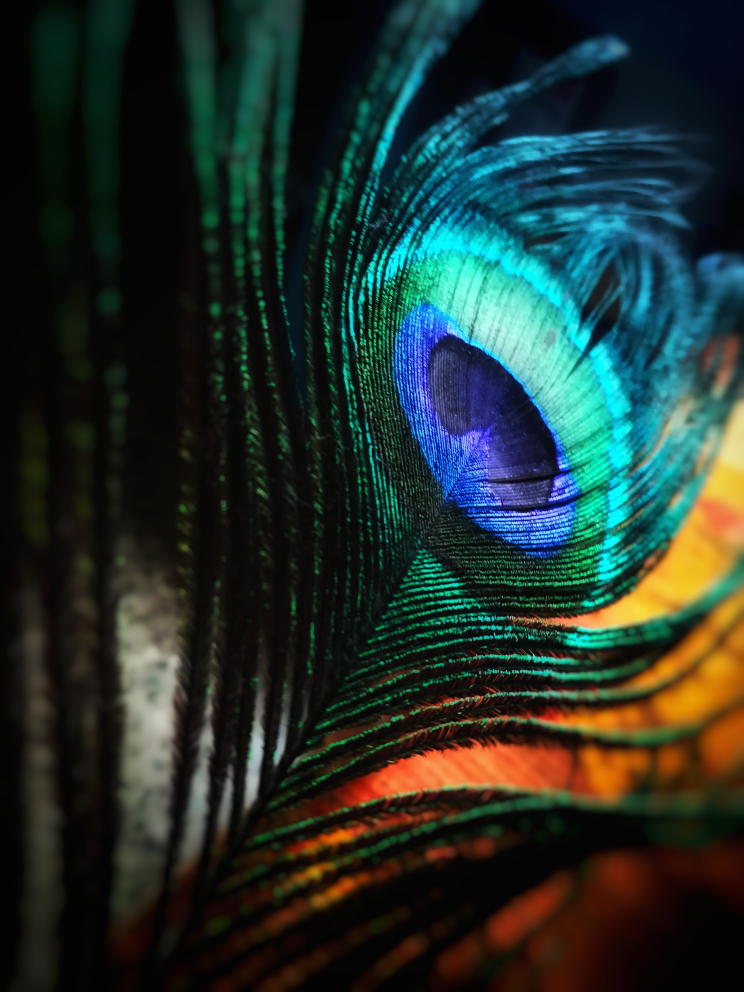
#> input picture Open_CV Training/img.jpg, 2976 x 3968 px (shown at 1/4 size)
$ jupyter execute Open_CV.ipynb
#> lines starting #> are read from the running program, lines starting #| are printed output that depends on the picture
[cell 1]
import cv2 as cv
import numpy as np
import matplotlib.pyplot as plt

[cell 2]
# Reading Image
img = cv.imread("img.jpg")
#> img is the input picture: shape (3968, 2976, 3); mean B, G, R 43.8, 49.1, 34.4

[cell 3]
#Ploting Image using matplotlib

fig,axs = plt.subplots(1,3, figsize=(10,4) )
axs[0].imshow(img)
axs[1].imshow(cv.cvtColor(img, cv.COLOR_BGR2RGB))
axs[2].imshow(cv.cvtColor(img, cv.COLOR_BGR2GRAY),cmap = 'gray')
plt.show()
#> figure, not shown here; B, G, R data is drawn as R, G, B

[cell 4]
img.shape
#> Out = (3968, 2976, 3)

[cell 5]
# Drawing on Images

blank = np.zeros((500,500), dtype = 'uint8' )
rect = cv.rectangle(blank.copy(),(100,100),(400,400),(256),2)
circ = cv.circle(blank.copy(),(blank.shape[1]//2,blank.shape[0]//2),150,(256),2)

fig,axs = plt.subplots(1,3,figsize=(12,4))
axs[0].imshow(blank, cmap = "gray")
axs[1].imshow(rect, cmap = "gray")
axs[2].imshow(circ, cmap = "gray")

[cell 6]
# Basic Image Transformation

# Function to Translate
def translate(img,tx,ty):
  M = np.float32([[1, 0, tx], [0, 1, ty]])
  return cv.warpAffine(img,M,(img.shape[1]+tx,img.shape[0]))

# Function to Rotation
def rotate(img,theta,center=None):
  (height,width) = img.shape[:2]
  if center is None:
    center = (width//2, height//2)
  M = cv.getRotationMatrix2D(center = center, angle=theta, scale=1)
  return cv.warpAffine(img,M,(width,height))

# Function to Resize Image
def resize(img,size):
  return cv.resize(img,size,interpolation = cv.INTER_AREA)

# Function to Flip Image (arg = 1: Horizontal flip, arg = 0:bVertical Flip, arg = -1: Vertical and Horizontal)
def flip(img,arg):
  return cv.flip(img,arg)

[cell 7]
# Color Channels (Spliting Images to its Components)

b,g,r = cv.split(img)

blank = np.zeros(img.shape[:2],dtype="uint8")

b = cv.merge([b,blank,blank])
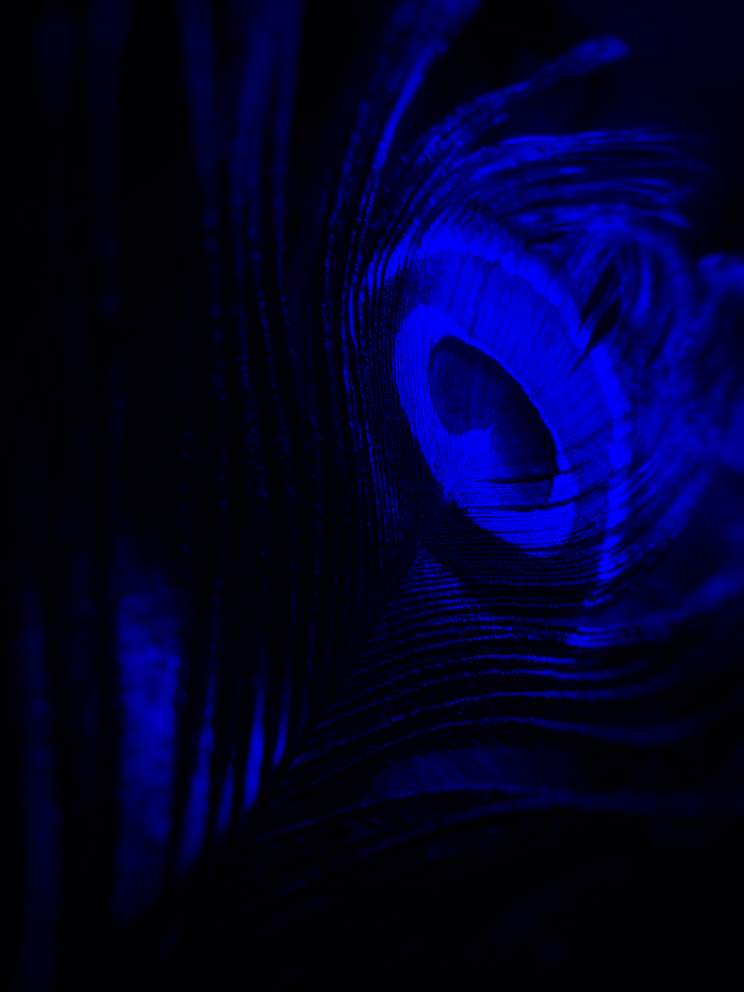
#> b: shape (3968, 2976, 3) (shown at 1/4 size); mean of channels 0, 1, 2 43.8, 0, 0; drawn as B, G, R
g = cv.merge([blank,g,blank])
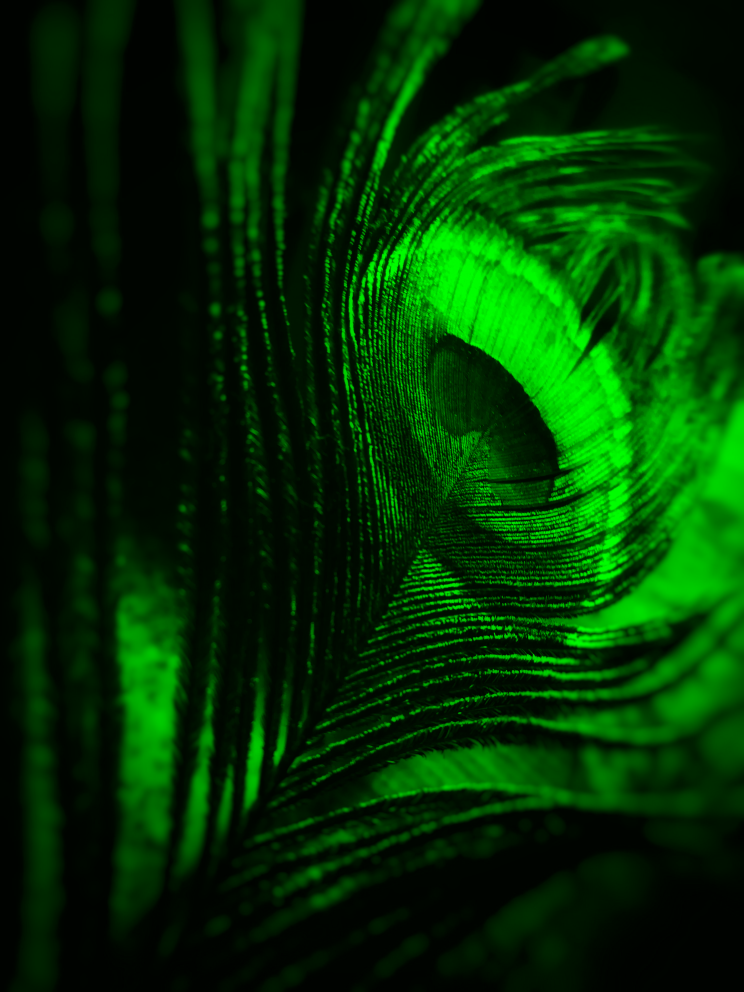
#> g: shape (3968, 2976, 3) (shown at 1/4 size); mean of channels 0, 1, 2 0, 49.1, 0; drawn as B, G, R
r = cv.merge([blank,blank,r])
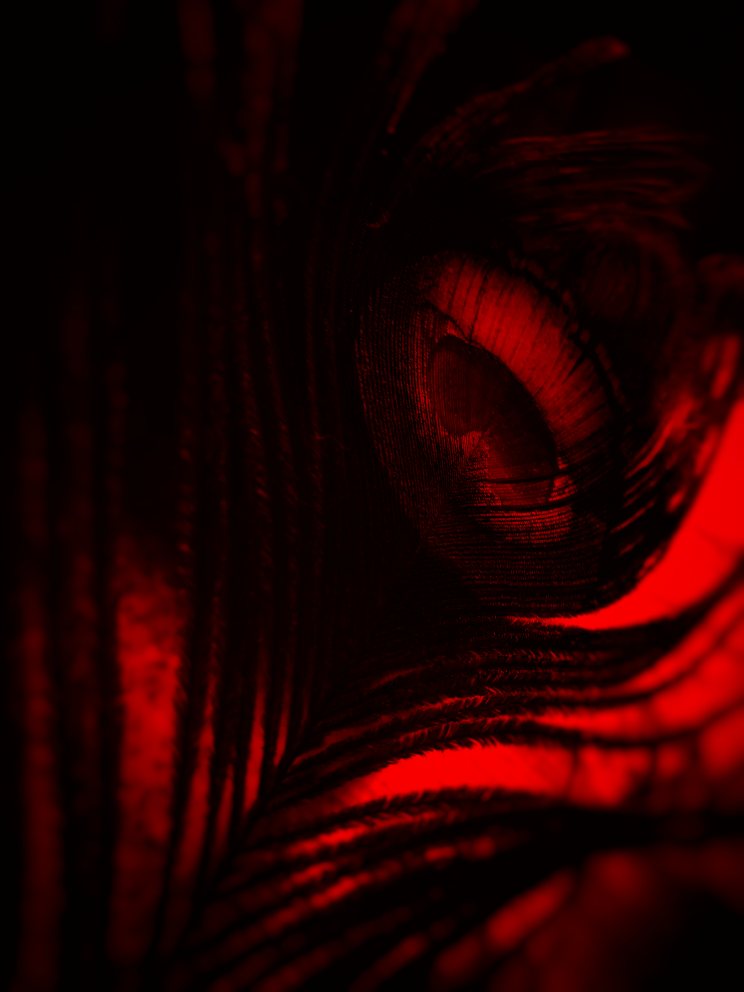
#> r: shape (3968, 2976, 3) (shown at 1/4 size); mean of channels 0, 1, 2 0, 0, 34.4; drawn as B, G, R

fig,axs = plt.subplots(1,4,figsize=(14,4))

axs[0].imshow(cv.cvtColor(img,cv.COLOR_BGR2RGB))
axs[1].imshow(cv.cvtColor(b,cv.COLOR_BGR2RGB))
axs[2].imshow(cv.cvtColor(g,cv.COLOR_BGR2RGB))
axs[3].imshow(cv.cvtColor(r,cv.COLOR_BGR2RGB))
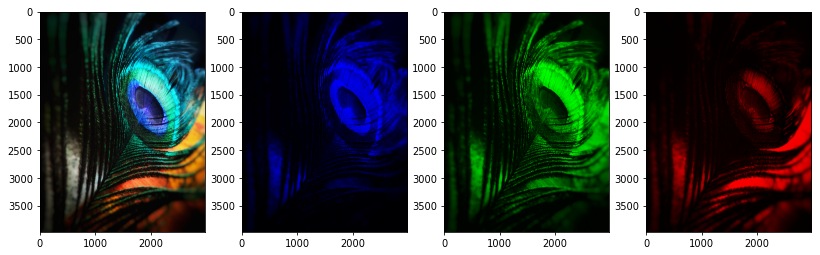
#> figure drawn by matplotlib, 4 panels

[cell 8]
# Blurinig

gray = cv.cvtColor(img,cv.COLOR_BGR2GRAY)

# Average Bluring
avg_blur = cv.blur(gray,(99,99))

# Gaussian Bluring
gauss_blur = cv.GaussianBlur(gray,(99,99),0)

# Median Bluring
median_blur = cv.medianBlur(gray,99)
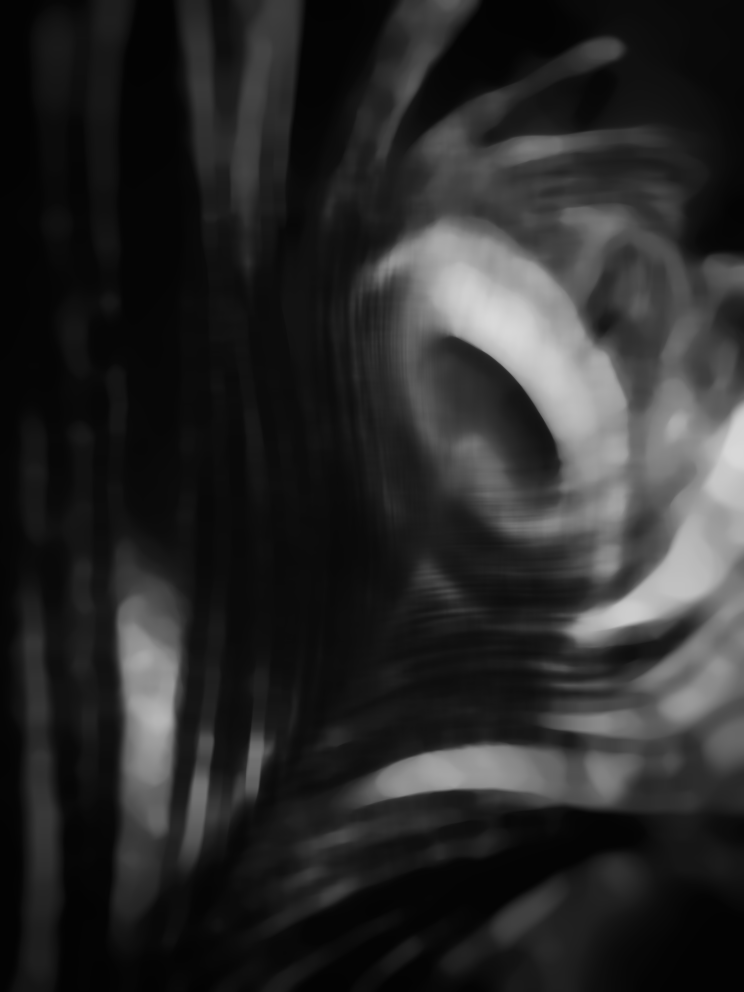
#> median_blur: shape (3968, 2976) (shown at 1/4 size); min 3, max 218, mean 41.3

# Bilaateral Blur
# bi_blur = cv.bilateralFilter(gray,99,150,175)???

fig,axs = plt.subplots(1,4,figsize=(15,12))
axs[0].imshow(gray, cmap="gray")
axs[1].imshow(avg_blur, cmap="gray")
axs[2].imshow(gauss_blur,cmap="gray")
axs[3].imshow(median_blur,cmap="gray")

[cell 9]
# Bitwise Operators
blank = np.zeros((500,500),dtype = "uint8")

rect_ = cv.rectangle(blank.copy(),(100,100),(400,400),(256),-1)
circ_ = cv.circle(blank.copy(),(blank.shape[1]//2,blank.shape[0]//2),175,(256),-1)

# Bitwise And (Intersection)
bitwise_and = cv.bitwise_and(rect_,circ_)

# Bitwise Or (Combination/overlap)
bitwise_or = cv.bitwise_or(rect_,circ_)

# Bitwise Xor (Non Intersection)
bitwise_nor = cv.bitwise_xor(rect_,circ_)

# Bitwise Not (Inversion)
bitwise_not = cv.bitwise_not(rect_)

fig,axs = plt.subplots(2,4,figsize=(12,6))

axs[0,1].imshow(rect_,cmap="gray")
axs[0,2].imshow(circ_,cmap="gray")
axs[1,0].imshow(bitwise_and,cmap="gray")
axs[1,1].imshow(bitwise_or,cmap="gray")
axs[1,2].imshow(bitwise_nor,cmap="gray")
axs[1,3].imshow(bitwise_not,cmap="gray")
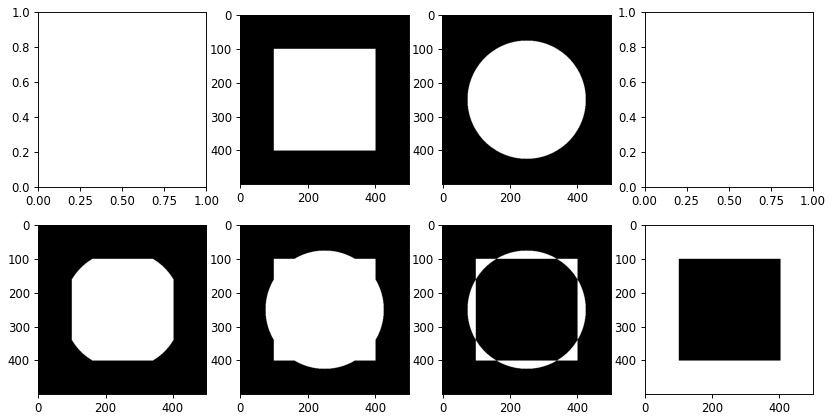
#> figure drawn by matplotlib, 6 panels

[cell 10]
# Masking
blank = np.zeros(img.shape[:2],dtype = "uint8")
circle = cv.circle(blank.copy(),(img.shape[1]//2,img.shape[0]//2),1000,255,-1)
rectangle = cv.rectangle(blank.copy(),(500,3500),(2500,500),(256),-1)

masked_1 = cv.bitwise_and(img,img,mask=circle)
masked_2 = cv.bitwise_and(img,img,mask=rectangle)
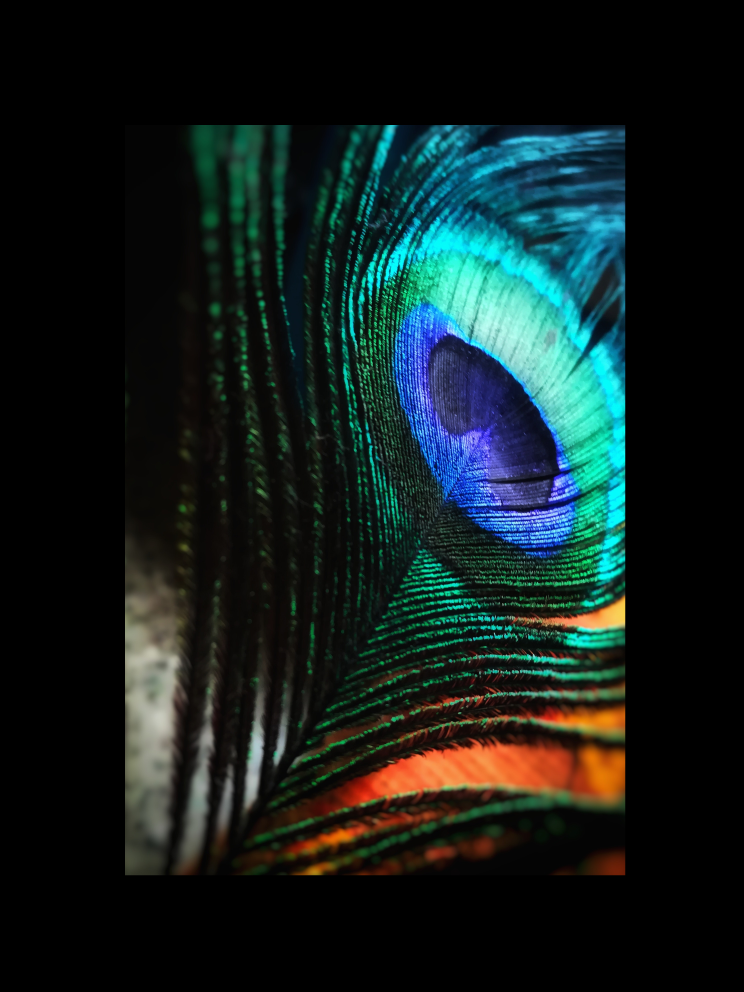
#> masked_2: shape (3968, 2976, 3) (shown at 1/4 size); mean B, G, R 30.2, 31.3, 18.4


fig,axs = plt.subplots(1,3,figsize=(10,4))
axs[0].imshow(cv.cvtColor(img,cv.COLOR_BGR2RGB))
axs[1].imshow(cv.cvtColor(masked_1,cv.COLOR_BGR2RGB))
axs[2].imshow(cv.cvtColor(masked_2,cv.COLOR_BGR2RGB))
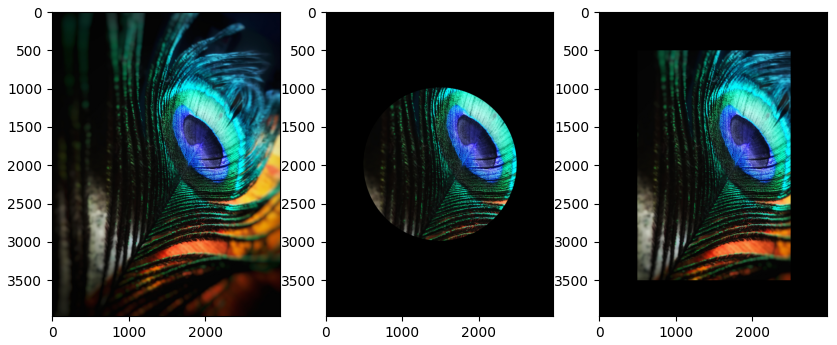
#> figure drawn by matplotlib, 3 panels
